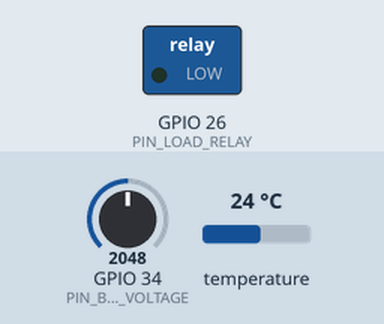
Recording of a sketch running on a simulated ESP32. Parts: switched loads named in the sketch (green lamp = pin HIGH). The test bench sets the inputs (shaded band); at power-on: GPIO 34 (PIN_BATTERY_VOLTAGE) = 2048, temperature 24 °C (analog values on the 0–4095 scale). WiFi joins after 1.5 s; servers stay silent unless stated; what the sketch prints to the serial monitor is not drawn.

Above: at 2.7 s.
2.8 s: GPIO 34 (PIN_BATTERY_VOLTAGE) set to 3299
5.5 s: GPIO 34 (PIN_BATTERY_VOLTAGE) set to 3364
At 6.8 s:
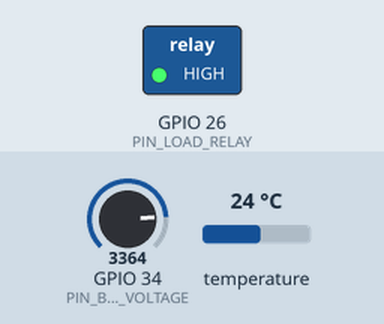
7.8 s: GPIO 34 (PIN_BATTERY_VOLTAGE) set to 3140
10.5 s: GPIO 34 (PIN_BATTERY_VOLTAGE) set to 3082
At 11.9 s:
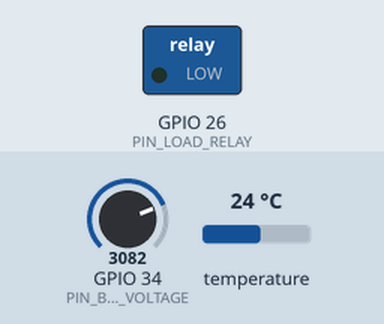
12.8 s: GPIO 34 (PIN_BATTERY_VOLTAGE) set to 3603
At 15.4 s:
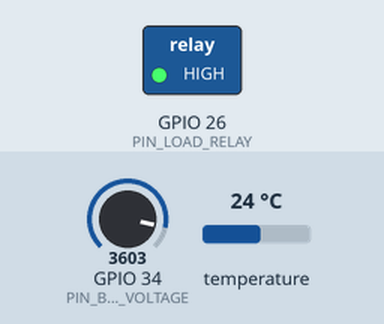
Timing chart, 0 to 16.8 s (numbered marks = the images above; inputs shaded):
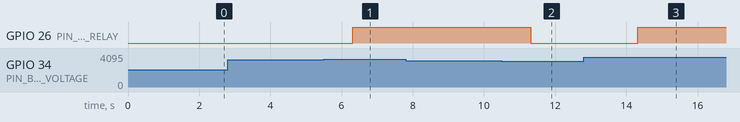

Measured:
- the behaviour switches between 3324 and 3325 on GPIO 34 (PIN_BATTERY_VOLTAGE) (found by bisection; images 0 and 1)
- the behaviour switches between 3114 and 3113 on GPIO 34 (PIN_BATTERY_VOLTAGE) (found by bisection; images 1 and 2)
- after the input at 2.8 s, every drawn part: stays the same
- after the input at 5.5 s, GPIO 26 (PIN_LOAD_RELAY): LOW → HIGH after 0.82 s
- after the input at 7.8 s, every drawn part: stays the same
- after the input at 10.5 s, GPIO 26 (PIN_LOAD_RELAY): HIGH → LOW after 0.82 s
- after the input at 12.8 s, GPIO 26 (PIN_LOAD_RELAY): LOW → HIGH after 1.5 s

The sketch:

esp32_solar_monitor.ino
```cpp
/*
  Solar Battery Monitoring & Automatic Protection — ESP32 starter firmware
  Assumptions: 12 V lead-acid prototype; verify all thresholds and calibrations.
  Sensors: voltage divider on GPIO34, DS18B20 on GPIO4, optional ACS712 on GPIO35.
  Relay: GPIO26; assumes HIGH energizes relay and NO contact feeds the load.
*/

#include <OneWire.h>
#include <DallasTemperature.h>
#include <WiFi.h>
#include <WebServer.h>

const char* WIFI_SSID = "YOUR_WIFI_NAME";
const char* WIFI_PASSWORD = "YOUR_WIFI_PASSWORD";

constexpr int PIN_BATTERY_VOLTAGE = 34; // ADC input only
constexpr int PIN_CURRENT_SENSOR  = 35; // optional ACS712; ADC input only
constexpr int PIN_ONEWIRE         = 4;
constexpr int PIN_LOAD_RELAY      = 26;

// Set false if your relay module is active-LOW. Verify on the bench first.
constexpr bool RELAY_ACTIVE_HIGH = true;
constexpr bool USE_CURRENT_SENSOR = false; // enable only after calibration

// Example thresholds for a 12 V lead-acid demo; follow your battery datasheet.
constexpr float LOW_CUTOFF_V = 11.8;
constexpr float RECONNECT_V  = 12.6;
constexpr float TEMP_CUTOFF_C = 55.0;
constexpr float TEMP_RECONNECT_C = 45.0;

// Divider: 100k from battery+ to ADC, 27k from ADC to GND.
constexpr float DIVIDER_RATIO = (100.0 + 27.0) / 27.0;
// Calibrate this using a multimeter; ESP32 ADC is not precision instrumentation.
constexpr float ADC_REFERENCE_V = 3.3;
constexpr int ADC_MAX_COUNTS = 4095;

// ACS712 calibration depends on variant (5A/20A/30A) and supply.
// Set sensitivity and zero-current voltage for the exact module before enabling.
constexpr float ACS_ZERO_V = 2.50;
constexpr float ACS_SENSITIVITY_V_PER_A = 0.100; // example: ACS712 20A; verify!

OneWire oneWire(PIN_ONEWIRE);
DallasTemperature tempSensor(&oneWire);
WebServer server(80);

bool loadEnabled = false;
bool lowBatteryFault = false;
bool highTempFault = false;
float batteryVoltage = 0.0;
float batteryCurrent = 0.0;
float batteryTempC = NAN;
unsigned long lastSampleMs = 0;

void setRelay(bool enableLoad) {
  loadEnabled = enableLoad;
  bool outputHigh = enableLoad ? RELAY_ACTIVE_HIGH : !RELAY_ACTIVE_HIGH;
  digitalWrite(PIN_LOAD_RELAY, outputHigh ? HIGH : LOW);
}

float readBatteryVoltage() {
  // Average a few samples to reduce noise; calibrate against a multimeter.
  uint32_t sum = 0;
  for (int i = 0; i < 16; i++) {
    sum += analogRead(PIN_BATTERY_VOLTAGE);
    delay(2);
  }
  float adcCounts = sum / 16.0;
  float adcVolts = (adcCounts / ADC_MAX_COUNTS) * ADC_REFERENCE_V;
  return adcVolts * DIVIDER_RATIO;
}

float readCurrentAmps() {
  uint32_t sum = 0;
  for (int i = 0; i < 16; i++) {
    sum += analogRead(PIN_CURRENT_SENSOR);
    delay(2);
  }
  float adcVolts = ((sum / 16.0) / ADC_MAX_COUNTS) * ADC_REFERENCE_V;
  return (adcVolts - ACS_ZERO_V) / ACS_SENSITIVITY_V_PER_A;
}

void updateProtection() {
  // Latch faults until reconnect conditions are met to prevent relay chatter.
  if (batteryVoltage <= LOW_CUTOFF_V) lowBatteryFault = true;
  if (!isnan(batteryTempC) && batteryTempC >= TEMP_CUTOFF_C) highTempFault = true;

  if (lowBatteryFault && batteryVoltage >= RECONNECT_V) lowBatteryFault = false;
  if (highTempFault && !isnan(batteryTempC) && batteryTempC <= TEMP_RECONNECT_C) {
    highTempFault = false;
  }

  bool safeToRun = !lowBatteryFault && !highTempFault && !isnan(batteryTempC);
  setRelay(safeToRun);
}

String statusJson() {
  String status = "NORMAL";
  if (lowBatteryFault && highTempFault) status = "LOW_BATTERY_AND_HIGH_TEMP";
  else if (lowBatteryFault) status = "LOW_BATTERY_CUTOFF";
  else if (highTempFault) status = "HIGH_TEMP_CUTOFF";
  else if (isnan(batteryTempC)) status = "TEMP_SENSOR_ERROR";
  String json = "{";
  json += "\"voltage_v\":" + String(batteryVoltage, 2) + ",";
  json += "\"current_a\":" + String(batteryCurrent, 2) + ",";
  json += "\"temperature_c\":" + String(batteryTempC, 1) + ",";
  json += "\"load_enabled\":" + String(loadEnabled ? "true" : "false") + ",";
  json += "\"status\":\"" + status + "\"";
  json += "}";
  return json;
}

void handleRoot() {
  server.send(200, "text/plain",
    "Solar Battery Monitor ESP32 API\nGET /api/status\n"
    "Connect a dashboard to this endpoint on the same network.");
}

void handleStatus() {
  server.send(200, "application/json", statusJson());
}

void setup() {
  Serial.begin(115200);
  pinMode(PIN_LOAD_RELAY, OUTPUT);

  // Fail-safe startup: de-energize relay so a NO-wired load starts disconnected.
  digitalWrite(PIN_LOAD_RELAY, RELAY_ACTIVE_HIGH ? LOW : HIGH);
  loadEnabled = false;

  analogReadResolution(12);
  tempSensor.begin();

  WiFi.mode(WIFI_STA);
  WiFi.begin(WIFI_SSID, WIFI_PASSWORD);
  Serial.print("Connecting to Wi-Fi");
  unsigned long start = millis();
  while (WiFi.status() != WL_CONNECTED && millis() - start < 15000) {
    delay(300);
    Serial.print(".");
  }
  Serial.println();

  if (WiFi.status() == WL_CONNECTED) {
    Serial.print("ESP32 IP address: ");
    Serial.println(WiFi.localIP());
  } else {
    Serial.println("Wi-Fi unavailable; local protection still runs.");
  }

  server.on("/", HTTP_GET, handleRoot);
  server.on("/api/status", HTTP_GET, handleStatus);
  server.begin();
}

void loop() {
  server.handleClient();

  if (millis() - lastSampleMs >= 1000) {
    lastSampleMs = millis();

    batteryVoltage = readBatteryVoltage();
    tempSensor.requestTemperatures();
    batteryTempC = tempSensor.getTempCByIndex(0);

    if (USE_CURRENT_SENSOR) batteryCurrent = readCurrentAmps();
    else batteryCurrent = 0.0; // dashboard/API marks this as unavailable by project documentation

    // If the DS18B20 is disconnected, its library may return -127 °C.
    if (batteryTempC < -100.0 || batteryTempC > 125.0) batteryTempC = NAN;

    updateProtection();

    Serial.println(statusJson());
  }
}
```
